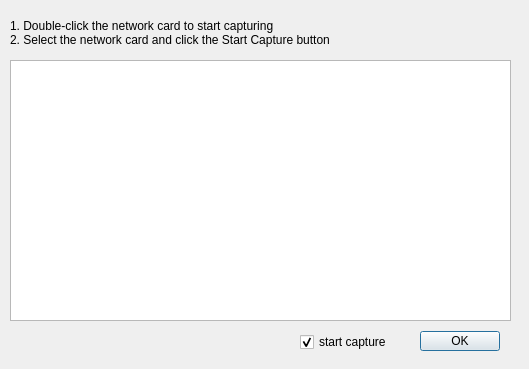
<?xml version="1.0" encoding="UTF-8"?>
<ui version="4.0">
 <class>DeviceWindow</class>
 <widget class="QDialog" name="DeviceWindow">
  <property name="geometry">
   <rect>
    <x>0</x>
    <y>0</y>
    <width>529</width>
    <height>369</height>
   </rect>
  </property>
  <property name="windowTitle">
   <string>Select Device</string>
  </property>
  <property name="windowIcon">
   <iconset resource="../resource.qrc">
    <normaloff>:/images/resource/icons/select_device.png</normaloff>:/images/resource/icons/select_device.png</iconset>
  </property>
  <property name="modal">
   <bool>true</bool>
  </property>
  <widget class="QTreeView" name="treeView">
   <property name="geometry">
    <rect>
     <x>10</x>
     <y>60</y>
     <width>501</width>
     <height>261</height>
    </rect>
   </property>
  </widget>
  <widget class="QPushButton" name="pushButton">
   <property name="geometry">
    <rect>
     <x>420</x>
     <y>331</y>
     <width>80</width>
     <height>20</height>
    </rect>
   </property>
   <property name="text">
    <string>OK</string>
   </property>
  </widget>
  <widget class="QLabel" name="label">
   <property name="geometry">
    <rect>
     <x>10</x>
     <y>12</y>
     <width>501</width>
     <height>41</height>
    </rect>
   </property>
   <property name="text">
    <string>1. Double-click the network card to start capturing
2. Select the network card and click the Start Capture button</string>
   </property>
  </widget>
  <widget class="QCheckBox" name="checkBox">
   <property name="geometry">
    <rect>
     <x>300</x>
     <y>332</y>
     <width>121</width>
     <height>20</height>
    </rect>
   </property>
   <property name="toolTip">
    <string>Whether to automatically start capturing network data</string>
   </property>
   <property name="text">
    <string>start capture</string>
   </property>
   <property name="checked">
    <bool>true</bool>
   </property>
  </widget>
 </widget>
 <resources>
  <include location="../resource.qrc"/>
 </resources>
 <connections/>
</ui>
